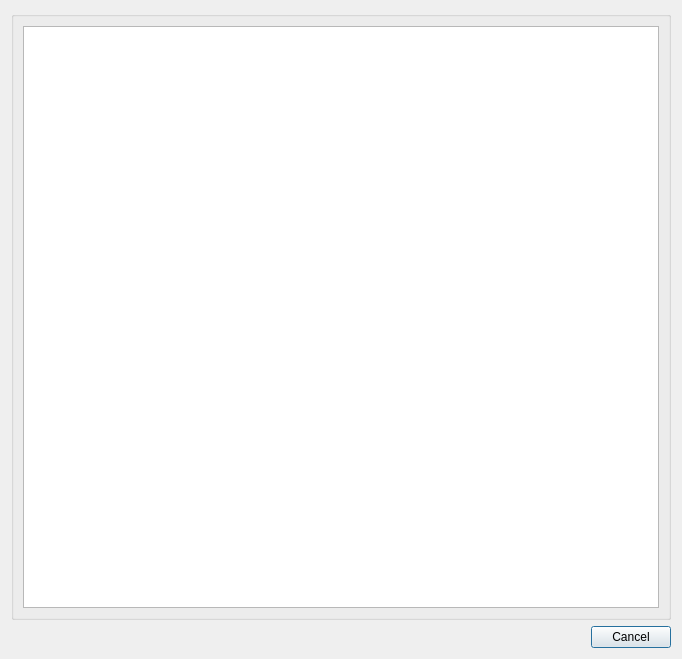
<?xml version="1.0" encoding="UTF-8"?>
<ui version="4.0">
 <class>VCSBase::CleanDialog</class>
 <widget class="QDialog" name="VCSBase::CleanDialog">
  <property name="geometry">
   <rect>
    <x>0</x>
    <y>0</y>
    <width>682</width>
    <height>659</height>
   </rect>
  </property>
  <property name="windowTitle">
   <string>Clean Repository</string>
  </property>
  <layout class="QVBoxLayout" name="verticalLayout_2">
   <item>
    <widget class="QGroupBox" name="groupBox">
     <layout class="QVBoxLayout" name="verticalLayout">
      <item>
       <widget class="QTreeView" name="filesTreeView"/>
      </item>
     </layout>
    </widget>
   </item>
   <item>
    <widget class="QDialogButtonBox" name="buttonBox">
     <property name="orientation">
      <enum>Qt::Horizontal</enum>
     </property>
     <property name="standardButtons">
      <set>QDialogButtonBox::Cancel</set>
     </property>
    </widget>
   </item>
  </layout>
 </widget>
 <resources/>
 <connections>
  <connection>
   <sender>buttonBox</sender>
   <signal>accepted()</signal>
   <receiver>VCSBase::CleanDialog</receiver>
   <slot>accept()</slot>
   <hints>
    <hint type="sourcelabel">
     <x>248</x>
     <y>254</y>
    </hint>
    <hint type="destinationlabel">
     <x>157</x>
     <y>274</y>
    </hint>
   </hints>
  </connection>
  <connection>
   <sender>buttonBox</sender>
   <signal>rejected()</signal>
   <receiver>VCSBase::CleanDialog</receiver>
   <slot>reject()</slot>
   <hints>
    <hint type="sourcelabel">
     <x>316</x>
     <y>260</y>
    </hint>
    <hint type="destinationlabel">
     <x>286</x>
     <y>274</y>
    </hint>
   </hints>
  </connection>
 </connections>
</ui>
